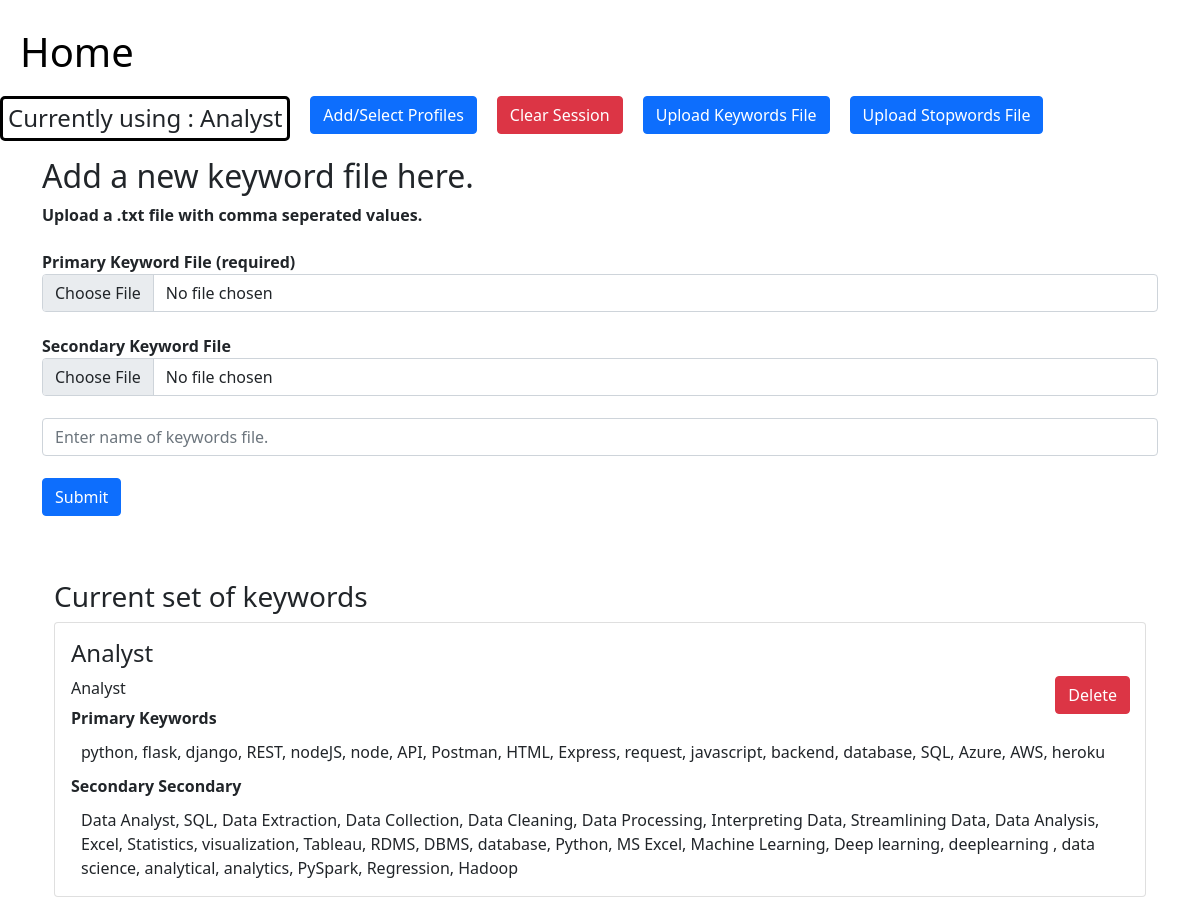
The app's page /uploadKeywords with its own data.
### app.py (models this page shows, shortened)
class Keyword(db.Model):
    id = db.Column(db.Integer, primary_key=True)
    name = db.Column(db.String(50), unique=True, nullable=False)
    file = db.relationship(
        "KeywordFile", backref=db.backref('keyword', uselist=False), lazy='dynamic')
    is_active = db.Column(db.Boolean, default=False, nullable=False)

class KeywordFile(db.Model):
    id = db.Column(db.Integer, primary_key=True)
    name = db.Column(db.String(50), nullable=False)
    primaryfile = db.Column(db.LargeBinary(), nullable=False)
    secondaryfile = db.Column(db.LargeBinary())
    keyword_id = db.Column(db.Integer, db.ForeignKey('keyword.id'))

### app.py (the view, shortened to what this page needs)
@app.route('/uploadKeywords', methods=['GET', 'POST'])
def uploadKeywords():
    is_active = Keyword.query.filter_by(is_active=True).first()
    return render_template('addKeyword.html', files=Keyword.query.filter_by(is_active=True).first().file, is_active=is_active)

### templates/addKeyword.html (shortened to what this page needs)
<!DOCTYPE html>
<html lang="en">
<head>
    <link href="https://cdn.jsdelivr.net/npm/bootstrap@5.1.3/dist/css/bootstrap.min.css" rel="stylesheet"
>
    <link rel="stylesheet" href="{{ url_for('static',filename='css/style.css') }}">
</head>
<body>
    {% include 'navbar.html' %}
    <div class=container>
        <h2>Add a new keyword file here.</h2>
        <div class="mb-3">
            <b> Upload a .txt file with comma seperated values.</b>
            <br>
            <form method="POST" enctype="multipart/form-data">
                <div class="margin-5">
                    <label for="pFile"> <b> Primary Keyword File (required) </b> </label>
                    <input type="file" name="pFile" class="form-control" required>
                </div>
                <div class="margin-5">
                    <label for="sFile"> <b> Secondary Keyword File </b> </label>
                    <input type="file" name="sFile" class="form-control">
                </div>
                <input type="text" name="filename" class="margin-5 form-control"
                    placeholder="Enter name of keywords file." required>
                <input type="submit" value="Submit" class="btn btn-primary">
            </form>
        </div>
        <br><br>
        <div class="container">
            <h3>Current set of keywords</h3>
            {% for file in files %}
            <div class="card">
                <div class="card-body">
                    <h4 class="card-title">{{ file.keyword.name }}</h4>
                    <br>
                    <h6 class="card-title">{{file.name}}</h6>
                    <div id="all-btn">
                        <a id="delete-btn" href="{{ url_for('deleteKeywords', id = file.id) }}"
                            class="btn btn-danger">Delete</a>
                    </div>
                    <br>
                    <b>Primary Keywords</b>
                    <p class="card-text">
                        {{file.primaryfile.decode('utf-8')}}
                    </p>
                    <b>Secondary Secondary</b>
                    <p class="card-text">
                        {{file.secondaryfile.decode('utf-8')}}
                    </p>
                </div>
            </div>
            {% endfor %}
        </div>
    </div>
</body>
</html>

### templates/navbar.html
<nav class="navbar">
    <a href="{{ url_for('upload') }}">
        <h1>Home</h1>
    </a>
    <ul class='nav'>
        <li class="nav-item">
            <h4 id="current">Currently using :
                {% if is_active %}
                {{ is_active.name }}
                {% else %}
                None
                {% endif %}
            </h4>
        </li>
        <li class="nav-item">
            <a class="btn btn-primary" href="{{ url_for('addSet') }}">Add/Select Profiles</a>
        </li>
        <li class="nav-item">
            <a class="btn btn-danger" href="{{ url_for('clearCSV') }}" data-bs-toggle="tooltip" data-bs-placement="left"
                title="Clears current CSV files">Clear Session</a>
        </li>
        <li class="nav-item">
            <a class="btn btn-primary" href="{{ url_for('uploadKeywords') }}">Upload Keywords File</a>
        </li>
        <li class="nav-item">
            <a class="btn btn-primary" href="{{ url_for('addStopwords') }}">Upload Stopwords File</a>
        </li>
    </ul>
</nav>

### static/css/style.css (style rules this page uses)
h1 { margin: 20px; }
nav .nav-item { margin-right: 20px; }
a { text-decoration: none; color: white; }
a { color: black; }
.card-body { position: relative; }
#all-btn { display: inline-block; align-self: flex-end; position: absolute; right: 15px; }
.card-text { margin: 10px; }
.card-title { display: inline-block; }
.margin-5 { margin: 2% 0; }
#current { border: 3px black solid; padding: 5px; border-radius: 5px; }

### records on screen
Keyword: name "Analyst"
KeywordFile: keyword.name "Analyst", name "Analyst", primaryfile.decode "python, flask, django, REST, nodeJS, node, API, Postman, HTML, Express, request, javascript, backend, database, SQL, Azure, AWS, heroku", secondaryfile.decode "Data Analyst, SQL, Data Extraction, Data Collection, Data Cleaning, Data Processing, Interpreting Data, Streamlining Data, Data Analysis, Excel, Statistics, visualization, Tableau, RDMS, DBMS, database, Python, MS Excel, Machine Learning, Deep learning, deeplearning , data science, analytical, analytics, PySpark, Regression, Hadoop"
